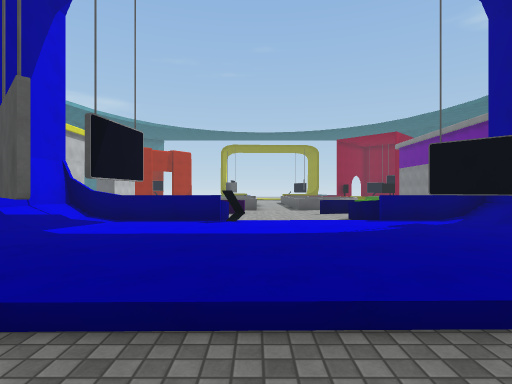
View 1 (above)

24 first-person views from a walk through a Unity game level. The camera is 1.5 m above the floor, looks level and sees 80° across. The floor is counted in squares, 2 m on a side. Each view is taken from the middle of a square. On the plan, view 1 faces up. The plan holds only what a view shows up to about 10 squares ahead; the rest is blank. The place goes on beyond the plan. Surface patterns are stand-ins for the level's own textures.

View 2
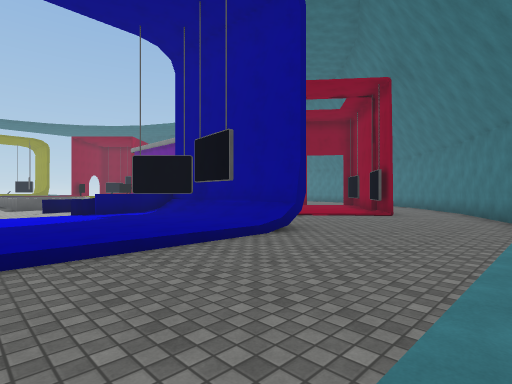

View 3
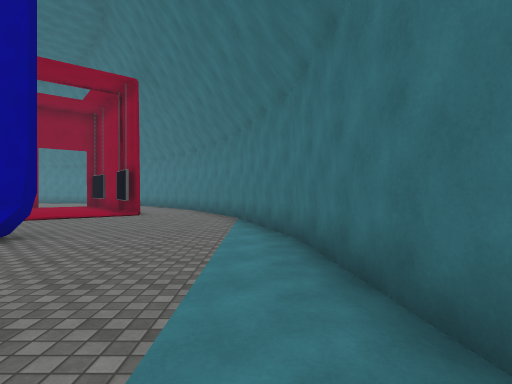

View 4
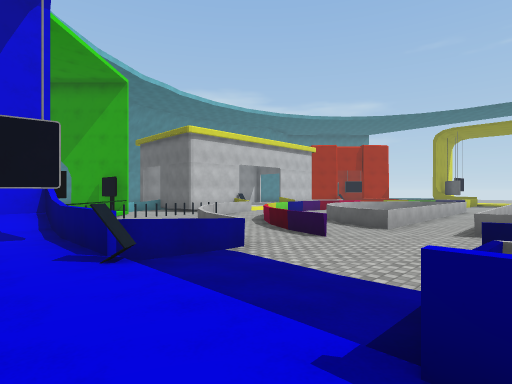

View 5
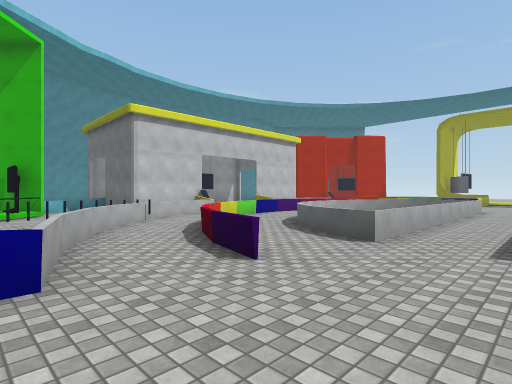

View 6
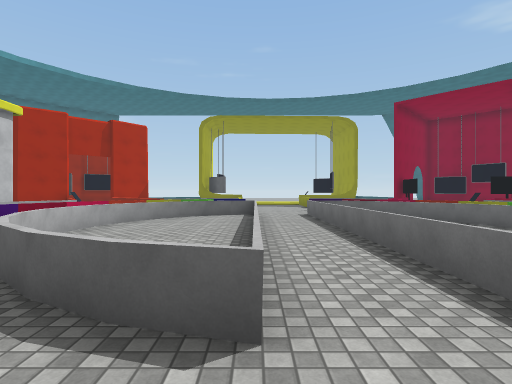

View 7
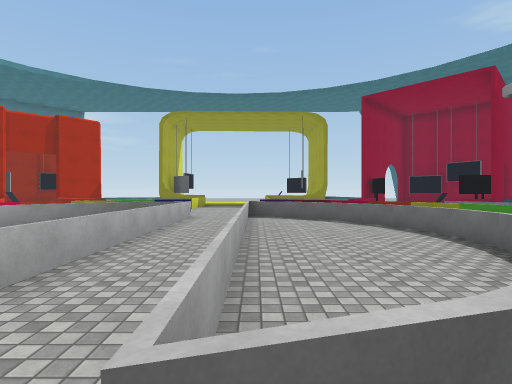

View 8
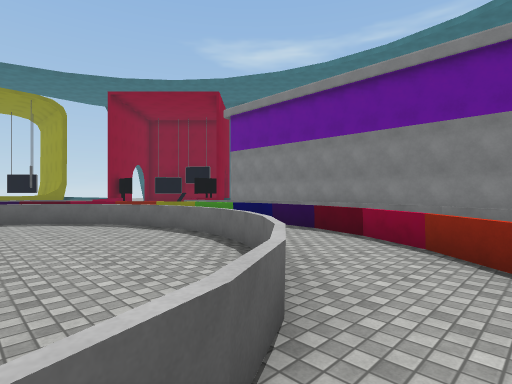

View 9
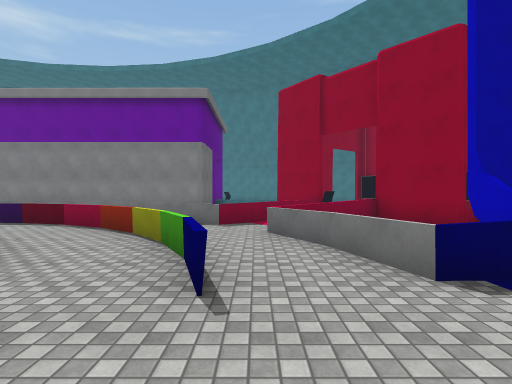

View 10
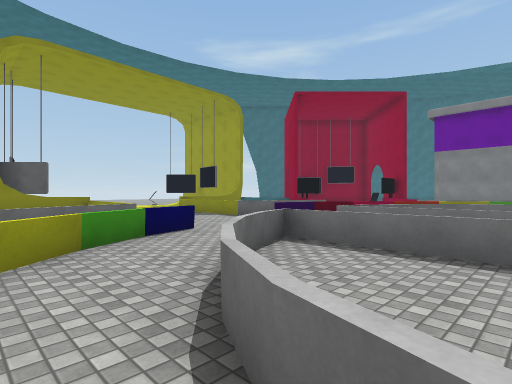

View 11
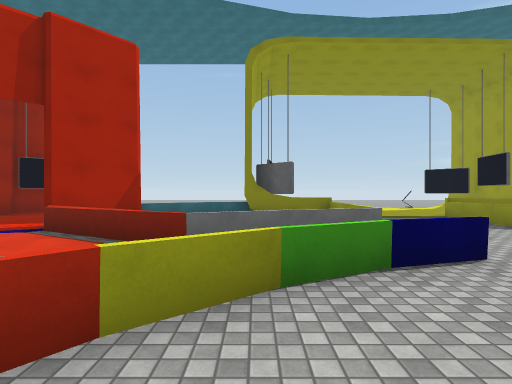

View 12
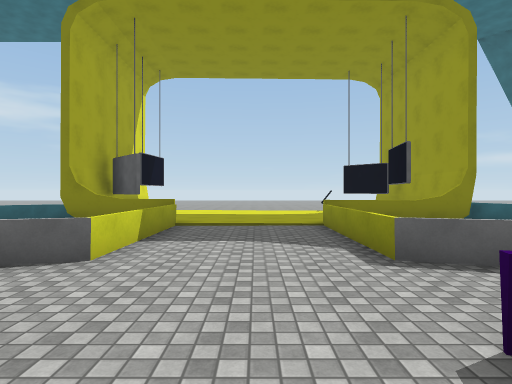

View 13
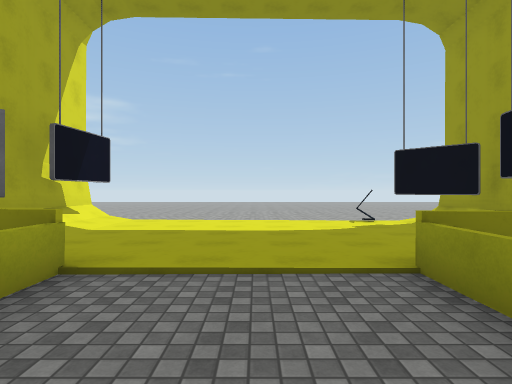

View 14
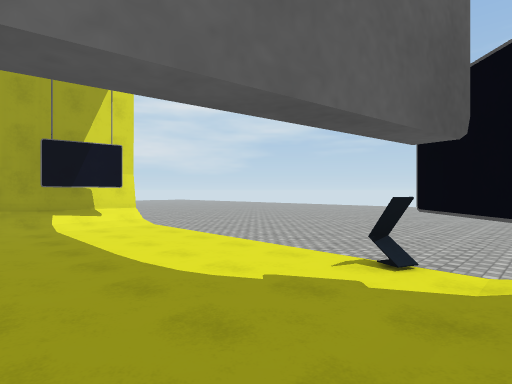

View 15
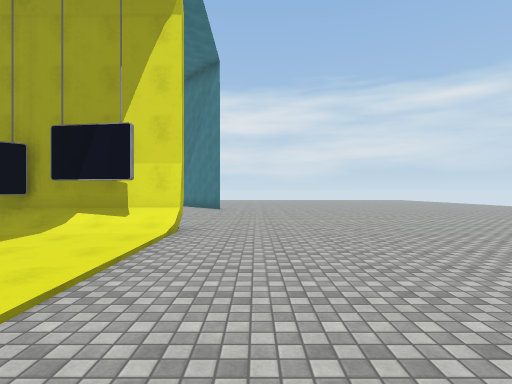

View 16
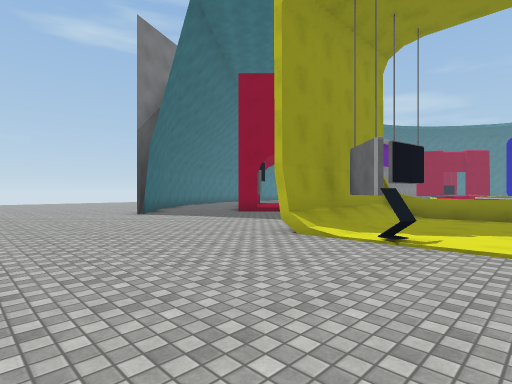

View 17
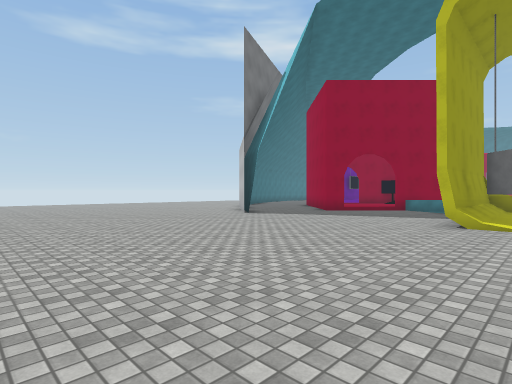

View 18
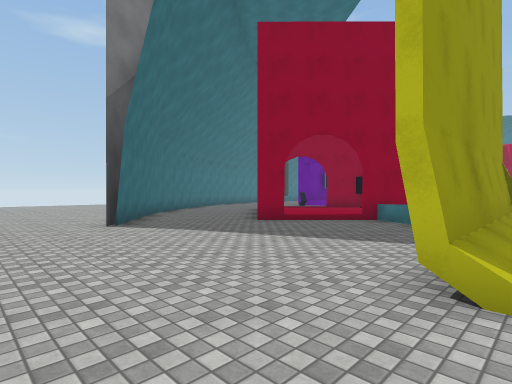

View 19
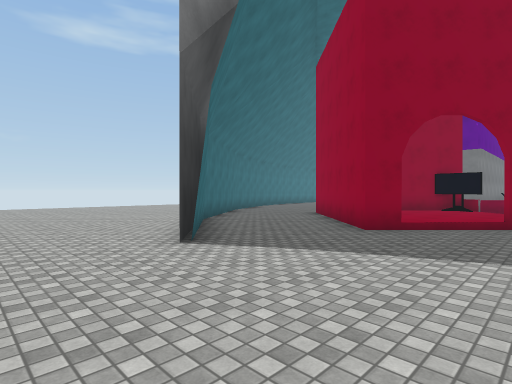

View 20
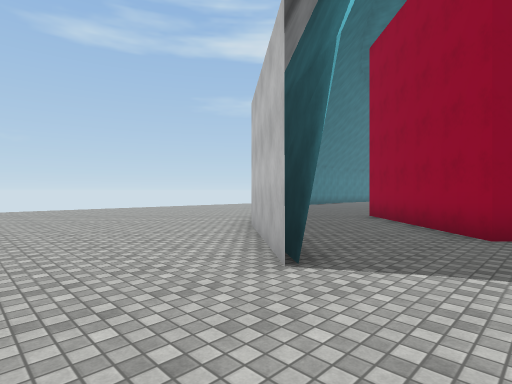

View 21
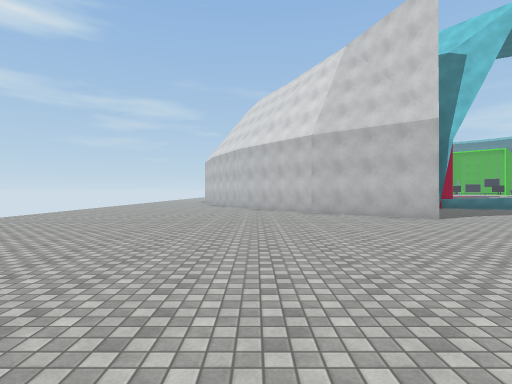

View 22
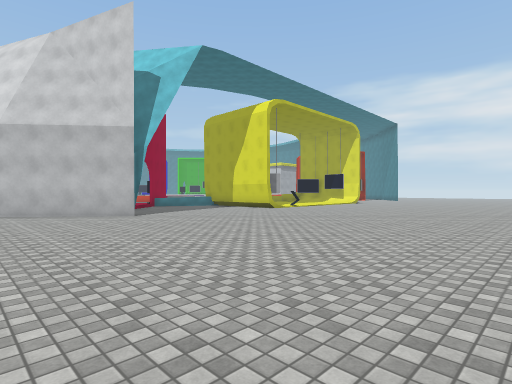

View 23
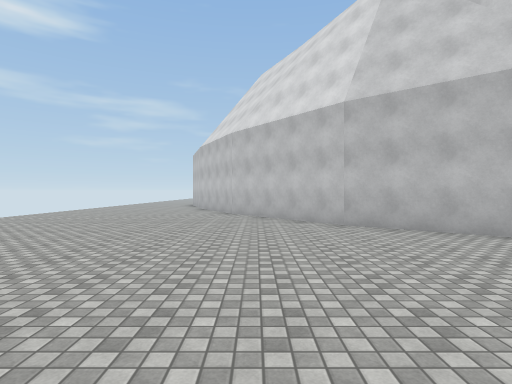

View 24
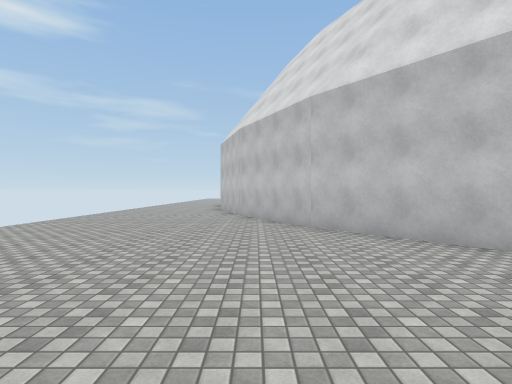

### Floor plan
Key: @ floor where view 1 was taken; # wall or solid block; x gap in a wall; . main floor; : floor 0.25 m higher than the main floor; + floor 0.5 m higher than the main floor; / step, stairs or slope; = window, fence, low wall or low ledge.
Columns run from 6 left of view 1 to 24 right of it. Each row starts with its distance up from view 1.
 43                  ......
 42 ..       ...............
 41 ...     .................
 40 ....   ...................
 39 ...........................
 38 ............................
 37 ............................
 36 .............................
 35 ..............................
 34 ...............................
 33 ...#::....#/#.....##...........
 32    #::.....##......##..........
 31    #::...../#.......##........
 30    #::...../#....#...##........
 29  ==##:/..===#...:##...##.......
 28 #    =...=   =#/::##.. ##......
 27 #    =...=     ::: ##.  #......
 26      =...=     :::      ##.....
 25 .= ==.....=    :::       #.....
 24 ..=  .....      :        ##....
 23    ===...==     =
 22   ==....   ==
 21  ==..==.===#=  =
 20  =..=.=.=.== = =
 19  =.=..=.=..= =  #
 18   .=..=.=..= =  #
 17   .#..=.=..= =  #
 16   .=..=.=..= =  #
 15  =.=..=.=..=.=  #
 14  =..=.=.=.=..= =#
 13 .==..==.==..=x =#
 12 =#==.......=x==
 11 #=#===...===.=
 10 #==...........=
  9 #  ==.....===  =#
  8 =    =...=   = ##
  7 #    =...=   #
  6   #=#=:::=####
  5   #+#:::::##=# ..
  4    +::::::##  ...
  3    x#:::::##....
  2     ::::::/#....#
  1      .............
  0       @......... ##
 -1       ..........#
 -2       .......####
 -3        #######

Positions as (right, up) in squares from view 1, and headings:
1: (0, 0), facing up
2: (0, -2), facing up-right
3: (0, -2), facing right
4: (3, 5), facing up-left
5: (2, 8), facing up-left
6: (0, 11), facing up
7: (2, 12), facing up
8: (2, 12), facing up-right
9: (0, 10), facing right
10: (-4, 18), facing up-right
11: (-3, 20), facing up
12: (1, 22), facing up
13: (1, 26), facing up
14: (5, 30), facing up-left
15: (3, 35), facing left
16: (2, 38), facing down-right
17: (4, 41), facing down-right
18: (5, 36), facing down-right
19: (8, 36), facing down-right
20: (10, 36), facing down-right
21: (17, 42), facing down
22: (16, 43), facing down-left
23: (17, 38), facing down
24: (19, 34), facing down
